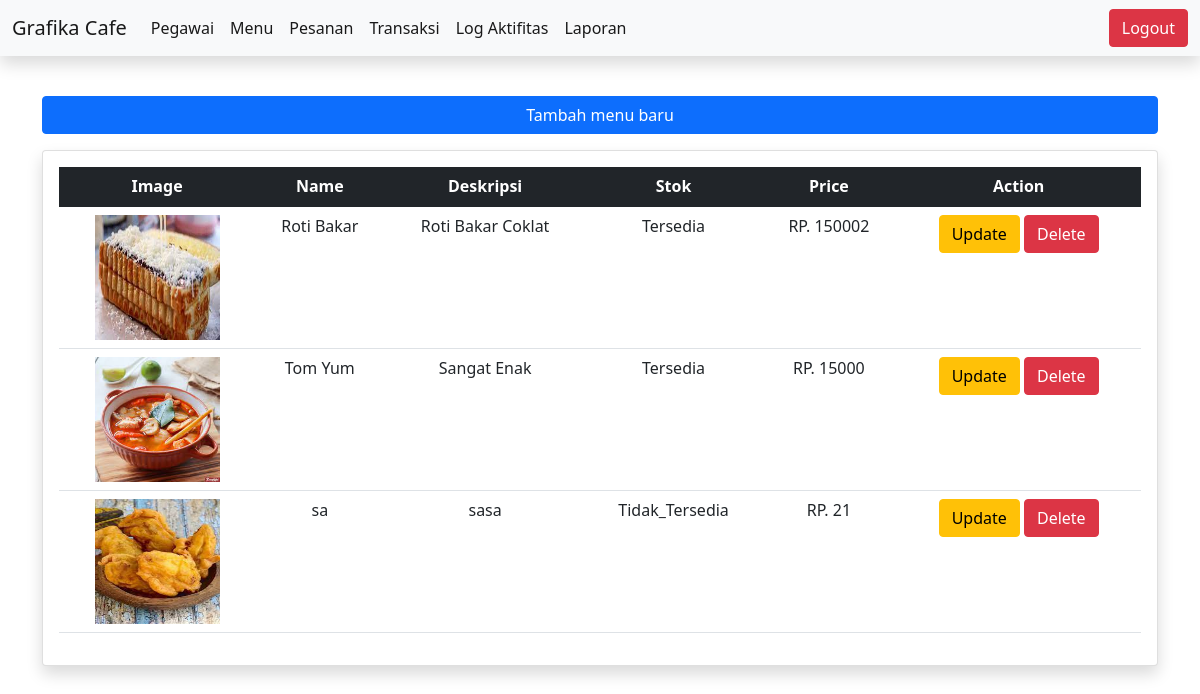
Before: /menu/ (signed in) with the older database file.
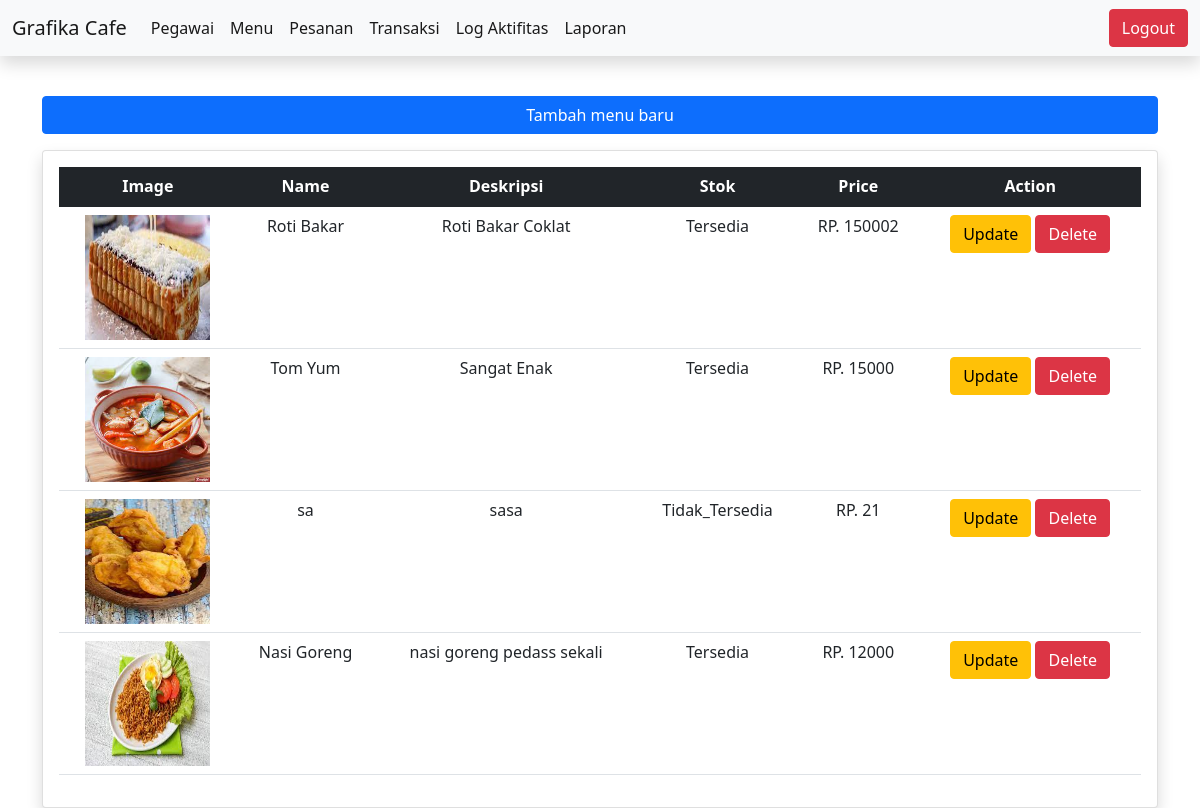
After: the same page with the newer database file.
### menu/models.py (models this page shows, shortened)
class Menu(models.Model):
    stocks = (
        (TERSEDIA, 'Tersedia'),
        (TIDAK_TERSEDIA, 'Tidak Tersedia'),
    )
    name = models.CharField(max_length=100)
    price = models.IntegerField()
    image = models.ImageField(upload_to="upload/menu/")
    desc = models.CharField(max_length=100)
    stok = models.CharField(max_length=100, choices=stocks, default=TERSEDIA)
    author = models.ForeignKey(Pegawai, on_delete=models.CASCADE)

### menu/views.py (the view)
# urls.py: path('menu/', include('menu.urls')),
@login_required
def menu(request):
    if request.user.role in allow_role:
        pass
    else:
        return HttpResponse('Anda bukan manager')
    context = {
        'menu': Menu.objects.all()
    }
    return render(request, 'menu.html', context)

### templates/menu.html (shortened to what this page needs)
{% extends 'base.html' %}
{% block content %}
<div class="d-grid gap-2">
  <button type="button" class="btn btn-primary mt-3 mb-3" data-bs-toggle="modal" data-bs-target="#exampleModalMenuBaru">
  Tambah menu baru
</button>
</div>
<div class="card shadow">
  <div class="card-body">
    <table class="table">
  <thead class="table-dark">
    <tr>
      <th scope="col" class="text-center">Image</th>
      <th scope="col" class="text-center">Name</th>
      <th scope="col" class="text-center">Deskripsi</th>
      <th scope="col" class="text-center">Stok</th>
      <th scope="col" class="text-center">Price</th>
      <th scope="col" class="text-center">Action</th>
    </tr>
  </thead>
  <tbody>
      {% for m in menu %}
    <tr>
      <td  class="text-center"><img src="{{m.image.url}}" width="125rem" height="125rem"></td>
      <td  class="text-center">{{m.name}}</td>
      <td  class="text-center">{{m.desc}}</td>
      <td  class="text-center">{{m.stok}}</td>
      <td  class="text-center">RP. {{m.price}}</td>
      <td  class="text-center">
          <button type="button" class="btn btn-warning" data-bs-toggle="modal" data-bs-target="#exampleModalUpdate-{{m.id}}">Update</button>
          <button type="button" class="btn btn-danger" data-bs-toggle="modal" data-bs-target="#exampleModalDelete-{{m.id}}">Delete</button>
      </td>
      {% endfor %}
    </tr>
  </tbody>
</table>
  </div>
</div>
{% for u in menu %}
</div>
{% endfor %}
{% endblock content %}

Changed rows visible on the page:
added Menu: image (picture), name "Nasi Goreng", desc "nasi goreng pedass sekali", stok "Tersedia", price "12000"
